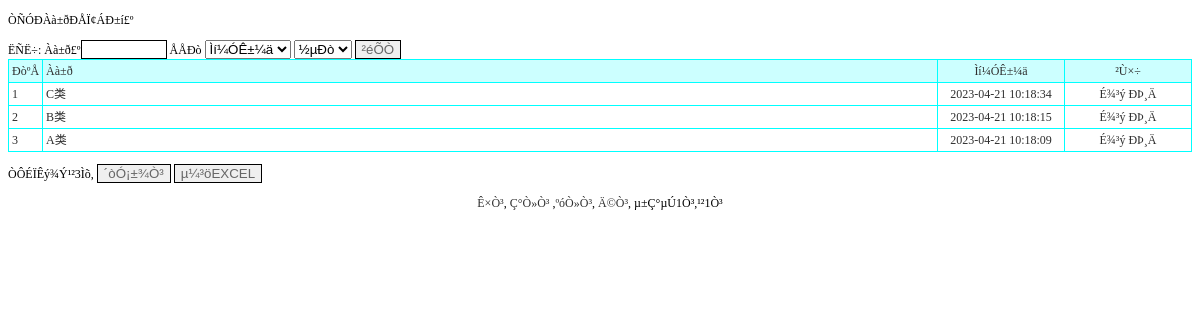
The page /leibiexinxi_list.php on the database its author committed.
### tables this page shows
CREATE TABLE `leibiexinxi` (
  `id` int(11) NOT NULL AUTO_INCREMENT,
  `leibie` varchar(50) DEFAULT NULL,
  `addtime` timestamp NOT NULL DEFAULT CURRENT_TIMESTAMP,
  PRIMARY KEY (`id`)
);

### leibiexinxi_list.php (the view, shortened to what this page needs)
<!DOCTYPE html PUBLIC "-//W3C//DTD XHTML 1.0 Transitional//EN" "http://www.w3.org/TR/xhtml1/DTD/xhtml1-transitional.dtd">
<html xmlns="http://www.w3.org/1999/xhtml">
<head>
<link rel="stylesheet" href="css.css" type="text/css">
</head>
<body>
<p>ÒÑÓÐÀà±ðÐÅÏ¢ÁÐ±í£º</p>
<form id="form1" name="form1" method="post" action="">
  ËÑË÷: Àà±ð£º<input name="leibie" type="text" id="leibie" style='border:solid 1px #000000; color:#666666;width:80px' /> ÅÅÐò
  <select name="paixu" id="paixu">
    <option value="addtime">Ìí¼ÓÊ±¼ä</option>
  </select>
  <select name="px" id="px">
    <option value="desc">½µÐò</option>
  </select>
  <input type="submit" name="Submit" value="²éÕÒ" style='border:solid 1px #000000; color:#666666' />
</form>
<table width="100%" border="1" align="center" cellpadding="3" cellspacing="1" bordercolor="#00FFFF" style="border-collapse:collapse">
  <tr>
    <td width="25" bgcolor="#CCFFFF">ÐòºÅ</td>
    <td bgcolor='#CCFFFF'>Àà±ð</td>
    <td width="120" align="center" bgcolor="#CCFFFF">Ìí¼ÓÊ±¼ä</td>
    <td width="120" align="center" bgcolor="#CCFFFF">²Ù×÷</td>
  </tr>
  <?php
    $sql="select * from leibiexinxi where 1=1";
  if($_POST["paixu"]!="")
  {
  	$sql=$sql." order by ".$_POST["paixu"]." ".$_POST["px"]."";
  }
  else
  {
  	$sql=$sql." order by id desc";
  }
$query=mysql_query($sql);
  $rowscount=mysql_num_rows($query);
  if($rowscount==0)
  {}
  else
  {
  $pagelarge=10;
  $pagecurrent=$_GET["pagecurrent"];
  if($rowscount%$pagelarge==0)
  {
		$pagecount=$rowscount/$pagelarge;
  }
  else
  {
   		$pagecount=intval($rowscount/$pagelarge)+1;
  }
  if($pagecurrent=="" || $pagecurrent<=0)
{
	$pagecurrent=1;
}
		$ddddd=$pagecurrent*$pagelarge;
	if($pagecurrent==$pagecount)
	{
		if($rowscount%$pagelarge==0)
		{
		$ddddd=$pagecurrent*$pagelarge;
		}
		else
		{
		$ddddd=$pagecurrent*$pagelarge-$pagelarge+$rowscount%$pagelarge;
		}
	}
	for($i=$pagecurrent*$pagelarge-$pagelarge;$i<$ddddd;$i++)
{
  ?>
  <tr>
    <td width="25"><?php echo $i+1;?></td>
    <td><?php echo mysql_result($query,$i,leibie);?></td>
    <td width="120" align="center"><?php echo mysql_result($query,$i,"addtime");?></td>
    <td width="120" align="center">
        <a href="del.php?id=<?php echo mysql_result($query,$i,"id");?>&tablename=leibiexinxi" onclick="return confirm('ÕæµÄÒªÉ¾³ý£¿')">É¾³ý</a>
        <a href="leibiexinxi_updt.php?id=<?php echo mysql_result($query,$i,"id");?>">ÐÞ¸Ä</a>
    </td>
  </tr>
  	<?php
	}
}
?>
</table>
<p>ÒÔÉÏÊý¾Ý¹²<?php echo $rowscount;?>Ìõ,
  <input type="button" name="Submit2" onclick="javascript:window.print();" value="´òÓ¡±¾Ò³" style='border:solid 1px #000000; color:#666666' /> <input type="button" name="Submit3" onclick="javascript:location.href='leibiexinxi_listxls.php';" value="µ¼³öEXCEL" style='border:solid 1px #000000; color:#666666' />
</p>
<p align="center"><a href="leibiexinxi_list.php?pagecurrent=1">Ê×Ò³</a>, <a href="leibiexinxi_list.php?pagecurrent=<?php echo $pagecurrent-1;?>">Ç°Ò»Ò³</a> ,<a href="leibiexinxi_list.php?pagecurrent=<?php echo $pagecurrent+1;?>">ºóÒ»Ò³</a>, <a href="leibiexinxi_list.php?pagecurrent=<?php echo $pagecount;?>">Ä©Ò³</a>, µ±Ç°µÚ<?php echo $pagecurrent;?>Ò³,¹²<?php echo $pagecount;?>Ò³ </p>
</body>
</html>

### css.css (style rules this page uses)
A:link { color: #2f2f2f; text-decoration: none; }
td { font-family:"宋体"; font-size: 12px; color: #2f2f2f; line-height: 16px; }

### rows shown on the page
leibiexinxi: leibie "C类", addtime "2023-04-21 10:18:34"
leibiexinxi: leibie "B类", addtime "2023-04-21 10:18:15"
leibiexinxi: leibie "A类", addtime "2023-04-21 10:18:09"

### other values the page prints
$rowscount "3"
$pagecurrent "1"
$pagecount "1"
